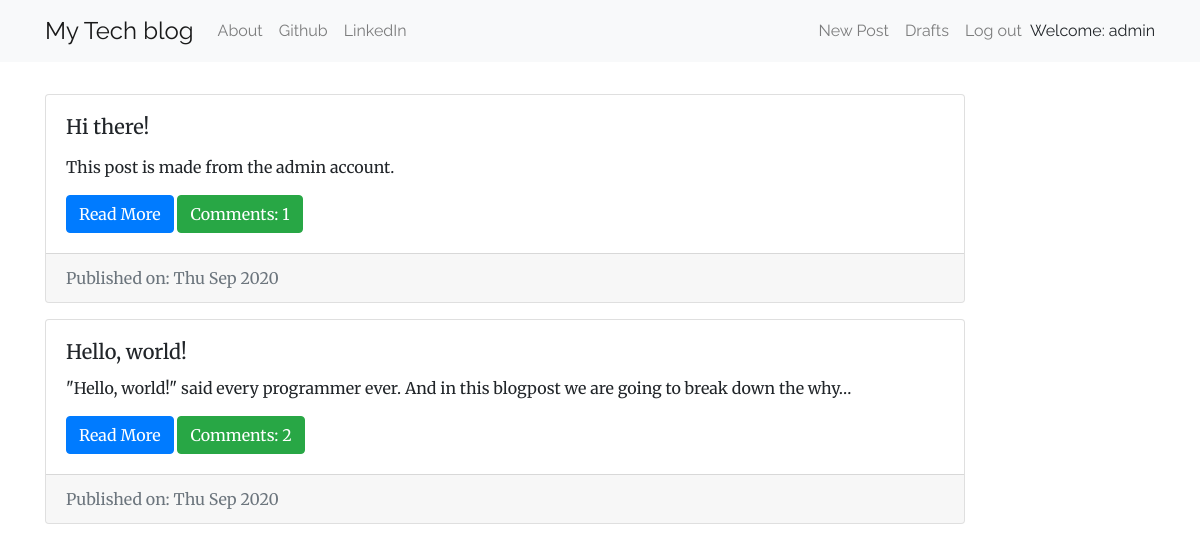
The app's page / (signed in) with its own data.
### blog/models.py (models this page shows, shortened)
class Post(models.Model):
    author = models.ForeignKey(
        settings.AUTH_USER_MODEL,
        on_delete=models.CASCADE,
    )
    title = models.CharField(max_length=200)
    text = models.TextField()
    created_date = models.DateTimeField(default=timezone.now)
    published_date = models.DateTimeField(blank=True, null=True)
    def approve_comments(self):
        return self.comments.filter(approved_comment=True)

### blog/views.py (the view)
# urls.py: path('',views.PostListView.as_view(),name='post_list'),
class PostListView(ListView):
    model = Post
    def get_queryset(self):
        return Post.objects.filter(published_date__lte=timezone.now()).order_by('-published_date')

### blog/templates/blog/post_list.html
{% extends 'blog/base.html' %}
{% block content %}
<div class="centerstage">
    {% for post in post_list %}
         <div class="card my-3">
             <div class="card-body">
                 <h5 class="card-title">{{post.title}}</h5>
                  <p class="card-text">{{post.text|safe|truncatechars:100}}</p>
                  <a href="{% url 'post_detail' pk=post.pk %}" class="btn btn-primary">Read More</a>
                  <a href="{% url 'post_detail' pk=post.pk %}" class="btn btn-success">Comments: {{ post.approve_comments.count }}</a>
             </div>
            <div class="card-footer text-muted">
            Published on: {{post.published_date|date:"D M Y"}}
            </div>
        </div>
    {% endfor %}
</div>
{% endblock %}

### blog/templates/blog/base.html (shortened to what this page needs)
<!DOCTYPE html>
{% load static %}
<html>
  <head>
     <link rel="stylesheet" href="https://stackpath.bootstrapcdn.com/bootstrap/4.5.2/css/bootstrap.min.css">
    <link href="https://maxcdn.bootstrapcdn.com/font-awesome/4.7.0/css/font-awesome.min.css" rel="stylesheet">
    <link rel="stylesheet" href="//cdn.jsdelivr.net/medium-editor/latest/css/medium-editor.min.css" type="text/css" media="screen" charset="utf-8">
    <link rel="stylesheet" href="{% static 'css/blog.css' %}">
  </head>
  <body>
    <nav class="navbar navbar-expand-lg navbar-light bg-light techfont">
      <div class="container">
        <div class="navbar-nav align-items-center">
          <a class="navbar-brand bigbrand" href="{% url 'post_list' %}">My Tech blog</a>
          <a class="nav-item nav-link" href="{% url 'about' %}">About</a>
          <a class="nav-item nav-link" href="https://www.github.com">Github</a>
          <a class="nav-item nav-link" href="https://www.linkedin.com">LinkedIn</a>
        </div>
        <div class="navbar-nav align-items-center ml-auto">
          {% if user.is_authenticated %}
            <a class="nav-item nav-link" href="{% url 'post_new' %}">New Post</a>
            <a class="nav-item nav-link" href="{% url 'post_draft_list' %}">Drafts</a>
            <a class="nav-item nav-link" href="{% url 'logout' %}">Log out</a>
            <a >Welcome: {{ user.username }}</a>
          {% else %}
            <a class="nav-item nav-link" href="{% url 'login' %}" aria-label="Login">
              <span class="fa fa-user" aria-hidden="true"></span></a>
          {% endif %}
        </div>
      </div>
    </nav>
          <div class="content container mt-3">
              <div class="row">
                  <div class="col-md-10">
                    <div class="blog_posts">
                      {% block content %}
                      {% endblock %}
                    </div>
                  </div>
              </div>
          </div>
  </body>
</html>

### blog/static/css/blog.css (style rules this page uses)
body { font-family: 'Merriweather', serif; }
.techfont { font-family: 'Raleway', sans-serif; }
.centerstage { margin-left: auto; margin-right: auto; }
.bigbrand { font-size: 1.5em; }

### records on screen
Post: title "Hi there!", text "This post is made from the admin account.", approve_comments.count "1", published_date "Thu Sep 2020"
Post: title "Hello, world!", text "\"Hello, world!\" said every programmer ever. And in this blogpost we are going to break down the why…", approve_comments.count "2", published_date "Thu Sep 2020"

### other values on screen
{{ user.username }} "admin"
